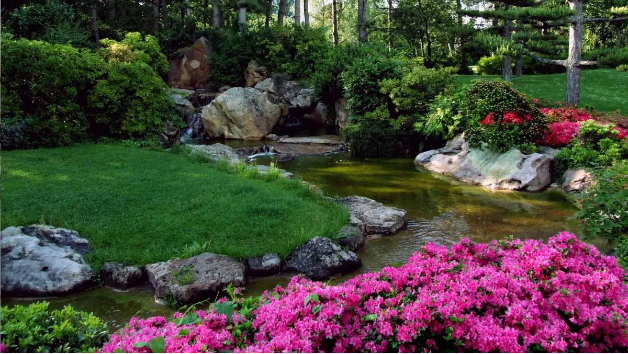
#> input picture flower.png, 628 x 354 px
$ python 38-meanshift.py
#> lines starting #> are read from the running program, lines starting #| are printed output that depends on the picture; after the words box and inside, x2 and y2 are one past the last pixel; in counts of white or black regions, pixels touching at a corner belong together
import cv2
import numpy as np

img = cv2.imread("./flower.png")
#> img is the input picture: shape (354, 628, 3); mean B, G, R 58.6, 69.5, 73.6
# meanshift基于色彩图像分割
mean_img = cv2.pyrMeanShiftFiltering(img, 30, 40)
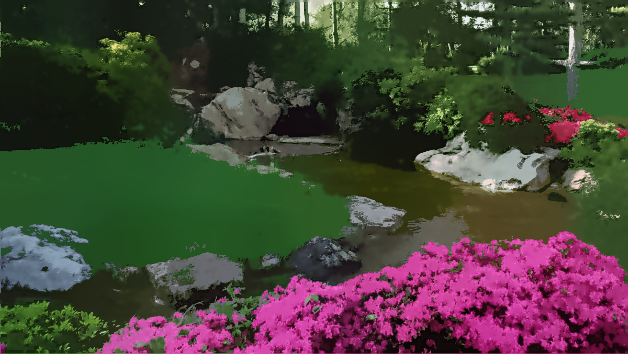
#> mean_img: shape (354, 628, 3); mean B, G, R 56.3, 66.7, 71.1
canny = cv2.Canny(mean_img, 150, 300)
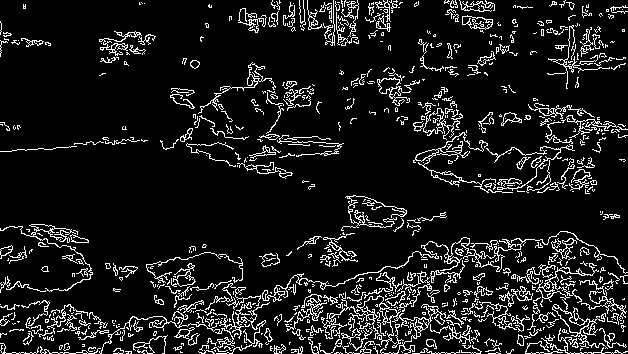
#> canny: shape (354, 628); 10.4% white in thin lines or dots
contours, _ = cv2.findContours(canny, cv2.RETR_EXTERNAL, cv2.CHAIN_APPROX_SIMPLE)
#> contours = 708 contours, 610 with area under 20; largest, box (x1, y1, x2, y2) and area: (321, 292, 464, 354) 1171, (413, 132, 513, 193) 420, (552, 304, 608, 349) 402, (525, 328, 628, 354) 320, (423, 108, 463, 140) 317
cv2.drawContours(img, contours, -1, (0, 0, 255), 2)
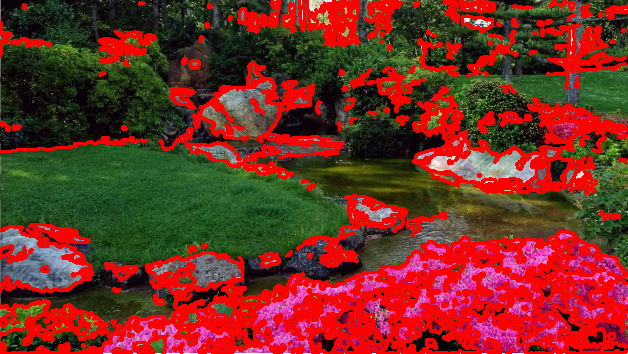
#> img: shape (354, 628, 3); mean B, G, R 34.7, 46.4, 117.2

cv2.imshow("img", img)
cv2.imshow("mean_img", mean_img)
cv2.imshow("canny", canny)
cv2.waitKey(0)
cv2.destroyAllWindows()
